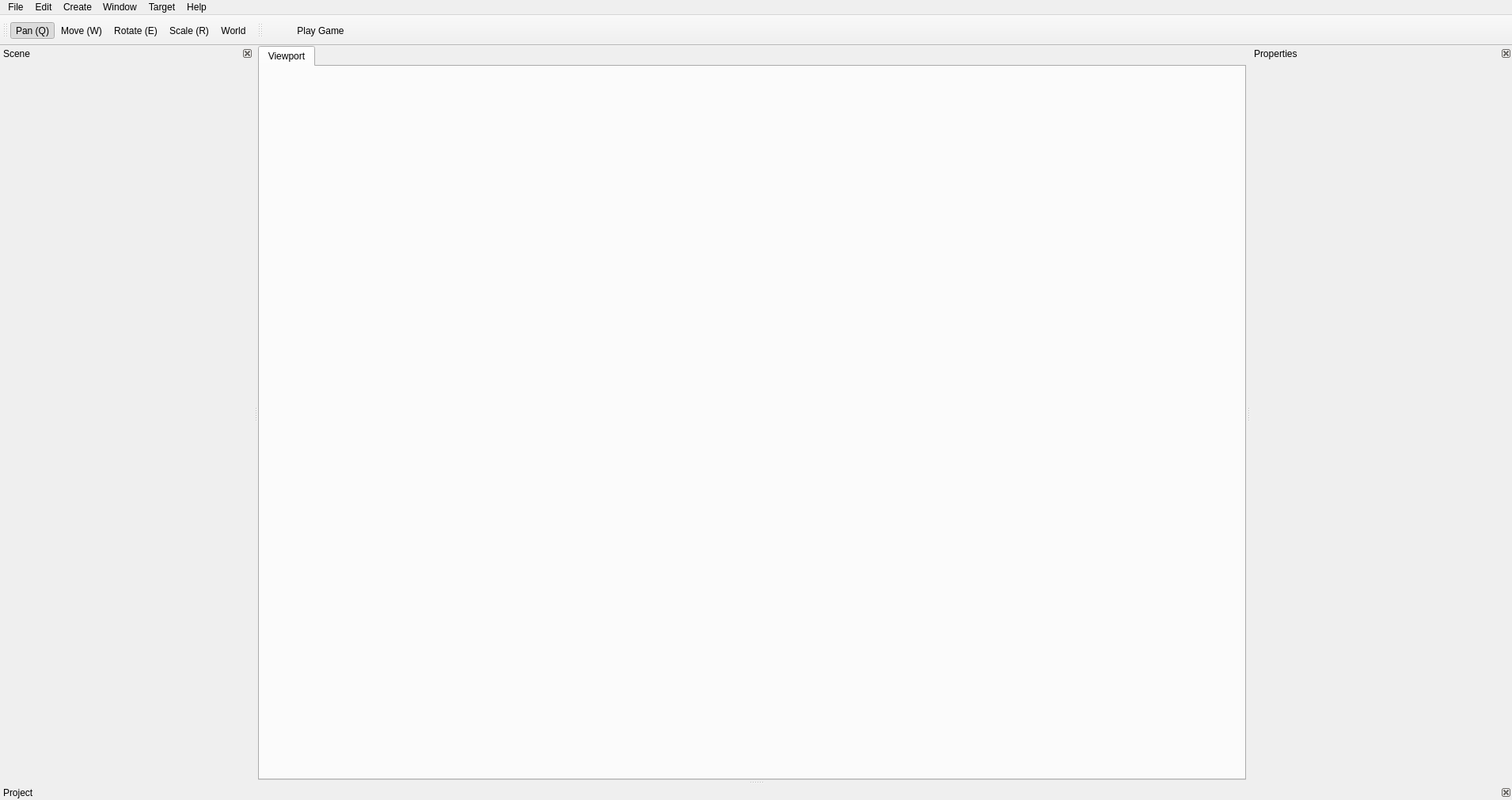
<?xml version="1.0" encoding="UTF-8"?>
<ui version="4.0">
 <class>EditorWindow</class>
 <widget class="QMainWindow" name="EditorWindow">
  <property name="geometry">
   <rect>
    <x>0</x>
    <y>0</y>
    <width>1910</width>
    <height>1010</height>
   </rect>
  </property>
  <property name="sizePolicy">
   <sizepolicy hsizetype="MinimumExpanding" vsizetype="MinimumExpanding">
    <horstretch>0</horstretch>
    <verstretch>0</verstretch>
   </sizepolicy>
  </property>
  <property name="windowTitle">
   <string>rainbow - editor</string>
  </property>
  <property name="iconSize">
   <size>
    <width>32</width>
    <height>32</height>
   </size>
  </property>
  <property name="tabShape">
   <enum>QTabWidget::Rounded</enum>
  </property>
  <property name="dockNestingEnabled">
   <bool>true</bool>
  </property>
  <property name="dockOptions">
   <set>QMainWindow::AllowNestedDocks|QMainWindow::AllowTabbedDocks|QMainWindow::AnimatedDocks|QMainWindow::ForceTabbedDocks|QMainWindow::VerticalTabs</set>
  </property>
  <property name="unifiedTitleAndToolBarOnMac">
   <bool>true</bool>
  </property>
  <widget class="QWidget" name="centralWidget">
   <property name="sizePolicy">
    <sizepolicy hsizetype="Expanding" vsizetype="Expanding">
     <horstretch>0</horstretch>
     <verstretch>0</verstretch>
    </sizepolicy>
   </property>
   <property name="minimumSize">
    <size>
     <width>0</width>
     <height>0</height>
    </size>
   </property>
   <property name="baseSize">
    <size>
     <width>1024</width>
     <height>576</height>
    </size>
   </property>
   <property name="mouseTracking">
    <bool>true</bool>
   </property>
   <property name="focusPolicy">
    <enum>Qt::StrongFocus</enum>
   </property>
   <layout class="QVBoxLayout" name="verticalLayout_2">
    <property name="spacing">
     <number>0</number>
    </property>
    <property name="sizeConstraint">
     <enum>QLayout::SetMaximumSize</enum>
    </property>
    <property name="leftMargin">
     <number>0</number>
    </property>
    <property name="topMargin">
     <number>0</number>
    </property>
    <property name="rightMargin">
     <number>0</number>
    </property>
    <property name="bottomMargin">
     <number>0</number>
    </property>
    <item>
     <layout class="QVBoxLayout" name="verticalLayout">
      <property name="spacing">
       <number>0</number>
      </property>
      <property name="sizeConstraint">
       <enum>QLayout::SetMaximumSize</enum>
      </property>
      <item>
       <widget class="QTabWidget" name="tabWidget">
        <property name="sizePolicy">
         <sizepolicy hsizetype="Expanding" vsizetype="Expanding">
          <horstretch>0</horstretch>
          <verstretch>0</verstretch>
         </sizepolicy>
        </property>
        <property name="currentIndex">
         <number>0</number>
        </property>
        <property name="usesScrollButtons">
         <bool>false</bool>
        </property>
        <widget class="GameView" name="gameView">
         <property name="sizePolicy">
          <sizepolicy hsizetype="Expanding" vsizetype="Expanding">
           <horstretch>0</horstretch>
           <verstretch>0</verstretch>
          </sizepolicy>
         </property>
         <property name="minimumSize">
          <size>
           <width>1024</width>
           <height>576</height>
          </size>
         </property>
         <property name="autoFillBackground">
          <bool>false</bool>
         </property>
         <attribute name="title">
          <string>Viewport</string>
         </attribute>
        </widget>
       </widget>
      </item>
     </layout>
    </item>
   </layout>
  </widget>
  <widget class="QMenuBar" name="menuBar">
   <property name="geometry">
    <rect>
     <x>0</x>
     <y>0</y>
     <width>1910</width>
     <height>22</height>
    </rect>
   </property>
   <widget class="QMenu" name="menuFile">
    <property name="title">
     <string>File</string>
    </property>
    <addaction name="actionNewProject"/>
    <addaction name="actionOpenProject"/>
    <addaction name="actionSave"/>
    <addaction name="actionSaveAs"/>
    <addaction name="actionSaveAll"/>
    <addaction name="actionImport"/>
    <addaction name="separator"/>
    <addaction name="actionPackage"/>
    <addaction name="separator"/>
    <addaction name="actionExit"/>
   </widget>
   <widget class="QMenu" name="menuEdit">
    <property name="title">
     <string>Edit</string>
    </property>
    <addaction name="actionPreferences"/>
    <addaction name="separator"/>
    <addaction name="actionUndo"/>
    <addaction name="actionRedo"/>
    <addaction name="separator"/>
    <addaction name="actionCut"/>
    <addaction name="actionCopy"/>
    <addaction name="actionPaste"/>
    <addaction name="separator"/>
    <addaction name="actionDuplicate"/>
    <addaction name="actionDelete"/>
    <addaction name="actionFrame"/>
    <addaction name="actionFind"/>
   </widget>
   <widget class="QMenu" name="menuCreate">
    <property name="title">
     <string>Create</string>
    </property>
    <addaction name="actionCreateObject"/>
    <addaction name="separator"/>
    <addaction name="actionCreateCube"/>
    <addaction name="actionCreateSphere"/>
    <addaction name="actionCreateCylinder"/>
    <addaction name="separator"/>
    <addaction name="actionCreateCamera"/>
    <addaction name="separator"/>
    <addaction name="actionCreateDirectionalLight"/>
    <addaction name="actionCreatePointLight"/>
    <addaction name="actionCreateSpotLight"/>
    <addaction name="separator"/>
    <addaction name="actionCreateSprite"/>
    <addaction name="actionCreateText"/>
    <addaction name="actionCreateUI"/>
    <addaction name="separator"/>
    <addaction name="actionCreateTerrain"/>
    <addaction name="actionCreateParticleEmitter"/>
    <addaction name="separator"/>
    <addaction name="actionCreateAudio"/>
    <addaction name="actionCreateVideo"/>
   </widget>
   <widget class="QMenu" name="menuWindow">
    <property name="title">
     <string>Window</string>
    </property>
    <addaction name="actionWindowProperties"/>
    <addaction name="actionWindowScene"/>
    <addaction name="actionWindowProject"/>
    <addaction name="actionWindowConsole"/>
   </widget>
   <widget class="QMenu" name="menuHelp">
    <property name="title">
     <string>Help</string>
    </property>
    <addaction name="actionAbout"/>
   </widget>
   <widget class="QMenu" name="menuTarget">
    <property name="title">
     <string>Target</string>
    </property>
    <addaction name="actionEditor"/>
    <addaction name="separator"/>
    <addaction name="actionPC"/>
    <addaction name="actionAndroid"/>
    <addaction name="actioniOS"/>
   </widget>
   <addaction name="menuFile"/>
   <addaction name="menuEdit"/>
   <addaction name="menuCreate"/>
   <addaction name="menuWindow"/>
   <addaction name="menuTarget"/>
   <addaction name="menuHelp"/>
  </widget>
  <widget class="DockWidget" name="dockWidgetProject">
   <property name="sizePolicy">
    <sizepolicy hsizetype="Preferred" vsizetype="Preferred">
     <horstretch>0</horstretch>
     <verstretch>0</verstretch>
    </sizepolicy>
   </property>
   <property name="features">
    <set>QDockWidget::DockWidgetClosable|QDockWidget::DockWidgetMovable</set>
   </property>
   <property name="allowedAreas">
    <set>Qt::BottomDockWidgetArea|Qt::LeftDockWidgetArea|Qt::RightDockWidgetArea</set>
   </property>
   <property name="windowTitle">
    <string>Project</string>
   </property>
   <attribute name="dockWidgetArea">
    <number>8</number>
   </attribute>
   <widget class="QWidget" name="dockWidgetContents"/>
  </widget>
  <widget class="DockWidget" name="dockWidgetScene">
   <property name="sizePolicy">
    <sizepolicy hsizetype="Preferred" vsizetype="Preferred">
     <horstretch>0</horstretch>
     <verstretch>0</verstretch>
    </sizepolicy>
   </property>
   <property name="minimumSize">
    <size>
     <width>320</width>
     <height>38</height>
    </size>
   </property>
   <property name="features">
    <set>QDockWidget::DockWidgetClosable|QDockWidget::DockWidgetMovable</set>
   </property>
   <property name="allowedAreas">
    <set>Qt::BottomDockWidgetArea|Qt::LeftDockWidgetArea|Qt::RightDockWidgetArea</set>
   </property>
   <property name="windowTitle">
    <string>Scene</string>
   </property>
   <attribute name="dockWidgetArea">
    <number>1</number>
   </attribute>
   <widget class="QWidget" name="dockWidgetContents_2"/>
  </widget>
  <widget class="DockWidget" name="dockWidgetProperties">
   <property name="sizePolicy">
    <sizepolicy hsizetype="MinimumExpanding" vsizetype="MinimumExpanding">
     <horstretch>0</horstretch>
     <verstretch>0</verstretch>
    </sizepolicy>
   </property>
   <property name="minimumSize">
    <size>
     <width>330</width>
     <height>320</height>
    </size>
   </property>
   <property name="maximumSize">
    <size>
     <width>524287</width>
     <height>524287</height>
    </size>
   </property>
   <property name="baseSize">
    <size>
     <width>330</width>
     <height>0</height>
    </size>
   </property>
   <property name="autoFillBackground">
    <bool>false</bool>
   </property>
   <property name="features">
    <set>QDockWidget::DockWidgetClosable|QDockWidget::DockWidgetMovable</set>
   </property>
   <property name="allowedAreas">
    <set>Qt::BottomDockWidgetArea|Qt::LeftDockWidgetArea|Qt::RightDockWidgetArea</set>
   </property>
   <property name="windowTitle">
    <string>Properties</string>
   </property>
   <attribute name="dockWidgetArea">
    <number>2</number>
   </attribute>
   <widget class="QWidget" name="dockWidgetContents_3"/>
  </widget>
  <widget class="QToolBar" name="toolBarTransform">
   <property name="windowTitle">
    <string/>
   </property>
   <attribute name="toolBarArea">
    <enum>TopToolBarArea</enum>
   </attribute>
   <attribute name="toolBarBreak">
    <bool>false</bool>
   </attribute>
   <addaction name="actionTransformPan"/>
   <addaction name="actionTransformMove"/>
   <addaction name="actionTransformRotate"/>
   <addaction name="actionTransformScale"/>
   <addaction name="actionTransformMode"/>
  </widget>
  <widget class="QToolBar" name="toolBarRun">
   <property name="windowTitle">
    <string/>
   </property>
   <property name="iconSize">
    <size>
     <width>24</width>
     <height>24</height>
    </size>
   </property>
   <attribute name="toolBarArea">
    <enum>TopToolBarArea</enum>
   </attribute>
   <attribute name="toolBarBreak">
    <bool>false</bool>
   </attribute>
   <addaction name="actionFullscreen"/>
   <addaction name="actionPlay"/>
  </widget>
  <action name="actionNewProject">
   <property name="icon">
    <iconset resource="../rainbow-editor.qrc">
     <normaloff>:/res/images/file-new.png</normaloff>:/res/images/file-new.png</iconset>
   </property>
   <property name="text">
    <string>New Project</string>
   </property>
   <property name="shortcut">
    <string>Meta+Shift+N</string>
   </property>
  </action>
  <action name="actionOpenProject">
   <property name="icon">
    <iconset resource="../rainbow-editor.qrc">
     <normaloff>:/res/images/file-open.png</normaloff>:/res/images/file-open.png</iconset>
   </property>
   <property name="text">
    <string>Open Project</string>
   </property>
   <property name="toolTip">
    <string>Open Project</string>
   </property>
   <property name="shortcut">
    <string>Meta+Shift+O</string>
   </property>
  </action>
  <action name="actionSave">
   <property name="icon">
    <iconset resource="../rainbow-editor.qrc">
     <normaloff>:/res/images/file-save.png</normaloff>:/res/images/file-save.png</iconset>
   </property>
   <property name="text">
    <string>Save</string>
   </property>
   <property name="iconText">
    <string>Save</string>
   </property>
   <property name="toolTip">
    <string>Save</string>
   </property>
   <property name="shortcut">
    <string>Meta+S</string>
   </property>
  </action>
  <action name="actionSaveAs">
   <property name="text">
    <string>Save As</string>
   </property>
   <property name="iconText">
    <string>Save As</string>
   </property>
   <property name="toolTip">
    <string>Save As</string>
   </property>
   <property name="shortcut">
    <string>Ctrl+Shift+S</string>
   </property>
  </action>
  <action name="actionSaveAll">
   <property name="text">
    <string>Save All</string>
   </property>
   <property name="iconText">
    <string>Save All</string>
   </property>
   <property name="toolTip">
    <string>Save All</string>
   </property>
  </action>
  <action name="actionPreferences">
   <property name="icon">
    <iconset resource="../rainbow-editor.qrc">
     <normaloff>:/res/images/preferences.png</normaloff>:/res/images/preferences.png</iconset>
   </property>
   <property name="text">
    <string>Preferences</string>
   </property>
  </action>
  <action name="actionUndo">
   <property name="text">
    <string>Undo</string>
   </property>
   <property name="shortcut">
    <string>Meta+Z</string>
   </property>
  </action>
  <action name="actionRedo">
   <property name="text">
    <string>Redo</string>
   </property>
   <property name="shortcut">
    <string>Meta+Y</string>
   </property>
  </action>
  <action name="actionCut">
   <property name="text">
    <string>Cut</string>
   </property>
   <property name="shortcut">
    <string>Meta+X</string>
   </property>
  </action>
  <action name="actionCopy">
   <property name="text">
    <string>Copy</string>
   </property>
   <property name="shortcut">
    <string>Meta+C</string>
   </property>
  </action>
  <action name="actionPaste">
   <property name="text">
    <string>Paste</string>
   </property>
   <property name="shortcut">
    <string>Meta+V</string>
   </property>
  </action>
  <action name="actionDuplicate">
   <property name="text">
    <string>Duplicate</string>
   </property>
   <property name="shortcut">
    <string>Meta+D</string>
   </property>
  </action>
  <action name="actionDelete">
   <property name="icon">
    <iconset resource="../rainbow-editor.qrc">
     <normaloff>:/res/images/delete.png</normaloff>:/res/images/delete.png</iconset>
   </property>
   <property name="text">
    <string>Delete</string>
   </property>
   <property name="shortcut">
    <string>Meta+Backspace</string>
   </property>
  </action>
  <action name="actionFrame">
   <property name="text">
    <string>Frame (Center)</string>
   </property>
   <property name="shortcut">
    <string>F</string>
   </property>
  </action>
  <action name="actionFind">
   <property name="text">
    <string>Find</string>
   </property>
   <property name="shortcut">
    <string>Meta+F</string>
   </property>
  </action>
  <action name="actionImport">
   <property name="icon">
    <iconset resource="../rainbow-editor.qrc">
     <normaloff>:/res/images/file-import.png</normaloff>:/res/images/file-import.png</iconset>
   </property>
   <property name="text">
    <string>Import Asset</string>
   </property>
   <property name="shortcut">
    <string>Meta+I</string>
   </property>
  </action>
  <action name="actionAdd">
   <property name="icon">
    <iconset>
     <normaloff>:/res/images/scene-add.png</normaloff>:/res/images/scene-add.png</iconset>
   </property>
   <property name="text">
    <string>Add to Scene</string>
   </property>
   <property name="shortcut">
    <string>Meta+N</string>
   </property>
  </action>
  <action name="actionHelp">
   <property name="icon">
    <iconset>
     <normaloff>:/res/images/project-help.png</normaloff>:/res/images/project-help.png</iconset>
   </property>
   <property name="text">
    <string>Help</string>
   </property>
   <property name="shortcut">
    <string>Meta+H</string>
   </property>
  </action>
  <action name="actionAbout">
   <property name="text">
    <string>About</string>
   </property>
   <property name="iconVisibleInMenu">
    <bool>true</bool>
   </property>
  </action>
  <action name="actionPlay">
   <property name="icon">
    <iconset resource="../rainbow-editor.qrc">
     <normaloff>:/res/images/play.png</normaloff>:/res/images/play.png</iconset>
   </property>
   <property name="text">
    <string>Play Game</string>
   </property>
   <property name="shortcut">
    <string>F5</string>
   </property>
  </action>
  <action name="actionPackage">
   <property name="icon">
    <iconset resource="../rainbow-editor.qrc">
     <normaloff>:/res/images/file-package.png</normaloff>:/res/images/file-package.png</iconset>
   </property>
   <property name="text">
    <string>Package</string>
   </property>
   <property name="shortcut">
    <string>F7</string>
   </property>
  </action>
  <action name="actionTransformPan">
   <property name="checkable">
    <bool>true</bool>
   </property>
   <property name="checked">
    <bool>true</bool>
   </property>
   <property name="icon">
    <iconset resource="../rainbow-editor.qrc">
     <normaloff>:/res/images/transform-pan.png</normaloff>:/res/images/transform-pan.png</iconset>
   </property>
   <property name="text">
    <string>Pan (Q)</string>
   </property>
   <property name="toolTip">
    <string>Pan (Q)</string>
   </property>
   <property name="shortcut">
    <string>Q</string>
   </property>
  </action>
  <action name="actionTransformMove">
   <property name="checkable">
    <bool>true</bool>
   </property>
   <property name="checked">
    <bool>false</bool>
   </property>
   <property name="icon">
    <iconset resource="../rainbow-editor.qrc">
     <normaloff>:/res/images/transform-move.png</normaloff>:/res/images/transform-move.png</iconset>
   </property>
   <property name="text">
    <string>Move (W)</string>
   </property>
   <property name="toolTip">
    <string>Move (W)</string>
   </property>
   <property name="shortcut">
    <string>W</string>
   </property>
  </action>
  <action name="actionTransformRotate">
   <property name="checkable">
    <bool>true</bool>
   </property>
   <property name="icon">
    <iconset resource="../rainbow-editor.qrc">
     <normaloff>:/res/images/transform-rotate.png</normaloff>:/res/images/transform-rotate.png</iconset>
   </property>
   <property name="text">
    <string>Rotate (E)</string>
   </property>
   <property name="toolTip">
    <string>Rotate (E)</string>
   </property>
   <property name="shortcut">
    <string>E</string>
   </property>
  </action>
  <action name="actionTransformScale">
   <property name="checkable">
    <bool>true</bool>
   </property>
   <property name="icon">
    <iconset resource="../rainbow-editor.qrc">
     <normaloff>:/res/images/transform-scale.png</normaloff>:/res/images/transform-scale.png</iconset>
   </property>
   <property name="text">
    <string>Scale (R)</string>
   </property>
   <property name="toolTip">
    <string>Scale (R)</string>
   </property>
   <property name="shortcut">
    <string>R</string>
   </property>
  </action>
  <action name="actionTransformMode">
   <property name="checkable">
    <bool>true</bool>
   </property>
   <property name="text">
    <string>World</string>
   </property>
   <property name="iconText">
    <string>World</string>
   </property>
   <property name="toolTip">
    <string>Transform - Mode</string>
   </property>
  </action>
  <action name="actionTransformModeWorld">
   <property name="icon">
    <iconset resource="../rainbow-editor.qrc">
     <normaloff>:/res/images/transform-mode-world.png</normaloff>:/res/images/transform-mode-world.png</iconset>
   </property>
   <property name="text">
    <string>Transform - World</string>
   </property>
   <property name="toolTip">
    <string>Transform - World</string>
   </property>
  </action>
  <action name="actionTransformModeLocal">
   <property name="icon">
    <iconset resource="../rainbow-editor.qrc">
     <normaloff>:/res/images/transform-mode-local.png</normaloff>:/res/images/transform-mode-local.png</iconset>
   </property>
   <property name="text">
    <string>Transform - Local</string>
   </property>
   <property name="toolTip">
    <string>Transform - Local</string>
   </property>
  </action>
  <action name="actionCreateObject">
   <property name="icon">
    <iconset resource="../rainbow-editor.qrc">
     <normaloff>:/res/images/scene-object.png</normaloff>:/res/images/scene-object.png</iconset>
   </property>
   <property name="text">
    <string>Create Object</string>
   </property>
   <property name="toolTip">
    <string>Create Object</string>
   </property>
  </action>
  <action name="actionCreateCube">
   <property name="icon">
    <iconset resource="../rainbow-editor.qrc">
     <normaloff>:/res/images/scene-shape-cube.png</normaloff>:/res/images/scene-shape-cube.png</iconset>
   </property>
   <property name="text">
    <string>Create Cube</string>
   </property>
   <property name="toolTip">
    <string>Create Cube</string>
   </property>
  </action>
  <action name="actionCreateCone">
   <property name="icon">
    <iconset resource="../rainbow-editor.qrc">
     <normaloff>:/res/images/scene-shape-cone.png</normaloff>:/res/images/scene-shape-cone.png</iconset>
   </property>
   <property name="text">
    <string>Create Cone</string>
   </property>
   <property name="toolTip">
    <string>Create Cone</string>
   </property>
  </action>
  <action name="actionCreateCylinder">
   <property name="icon">
    <iconset resource="../rainbow-editor.qrc">
     <normaloff>:/res/images/scene-shape-cylinder.png</normaloff>:/res/images/scene-shape-cylinder.png</iconset>
   </property>
   <property name="text">
    <string>Create Cylinder</string>
   </property>
   <property name="toolTip">
    <string>Create Cylinder</string>
   </property>
  </action>
  <action name="actionCreateSphere">
   <property name="icon">
    <iconset resource="../rainbow-editor.qrc">
     <normaloff>:/res/images/scene-shape-sphere.png</normaloff>:/res/images/scene-shape-sphere.png</iconset>
   </property>
   <property name="text">
    <string>Create Sphere</string>
   </property>
   <property name="toolTip">
    <string>Create Sphere</string>
   </property>
  </action>
  <action name="actionCreateCamera">
   <property name="icon">
    <iconset resource="../rainbow-editor.qrc">
     <normaloff>:/res/images/scene-camera.png</normaloff>:/res/images/scene-camera.png</iconset>
   </property>
   <property name="text">
    <string>Create Camera</string>
   </property>
   <property name="toolTip">
    <string>Create Camera</string>
   </property>
  </action>
  <action name="actionCreateSpotLight">
   <property name="icon">
    <iconset resource="../rainbow-editor.qrc">
     <normaloff>:/res/images/scene-light-spot.png</normaloff>:/res/images/scene-light-spot.png</iconset>
   </property>
   <property name="text">
    <string>Create Spot Light</string>
   </property>
   <property name="toolTip">
    <string>Create Spot Light</string>
   </property>
  </action>
  <action name="actionCreatePointLight">
   <property name="icon">
    <iconset resource="../rainbow-editor.qrc">
     <normaloff>:/res/images/scene-light-point.png</normaloff>:/res/images/scene-light-point.png</iconset>
   </property>
   <property name="text">
    <string>Create Point Light</string>
   </property>
   <property name="toolTip">
    <string>Create Point Light</string>
   </property>
  </action>
  <action name="actionCreateDirectionalLight">
   <property name="icon">
    <iconset resource="../rainbow-editor.qrc">
     <normaloff>:/res/images/scene-light-directional.png</normaloff>:/res/images/scene-light-directional.png</iconset>
   </property>
   <property name="text">
    <string>Create Directional Light</string>
   </property>
   <property name="toolTip">
    <string>Create Directional Light</string>
   </property>
  </action>
  <action name="actionCreateTerrain">
   <property name="icon">
    <iconset resource="../rainbow-editor.qrc">
     <normaloff>:/res/images/scene-terrain.png</normaloff>:/res/images/scene-terrain.png</iconset>
   </property>
   <property name="text">
    <string>Create Terrain</string>
   </property>
   <property name="toolTip">
    <string>Create Terrain</string>
   </property>
  </action>
  <action name="actionCreateSprite">
   <property name="icon">
    <iconset resource="../rainbow-editor.qrc">
     <normaloff>:/res/images/scene-sprite.png</normaloff>:/res/images/scene-sprite.png</iconset>
   </property>
   <property name="text">
    <string>Create Sprite</string>
   </property>
   <property name="toolTip">
    <string>Create Sprite</string>
   </property>
  </action>
  <action name="actionCreateText">
   <property name="icon">
    <iconset resource="../rainbow-editor.qrc">
     <normaloff>:/res/images/scene-text.png</normaloff>:/res/images/scene-text.png</iconset>
   </property>
   <property name="text">
    <string>Create Text</string>
   </property>
   <property name="toolTip">
    <string>Create Text</string>
   </property>
  </action>
  <action name="actionCreateUI">
   <property name="icon">
    <iconset resource="../rainbow-editor.qrc">
     <normaloff>:/res/images/scene-ui.png</normaloff>:/res/images/scene-ui.png</iconset>
   </property>
   <property name="text">
    <string>Create UI</string>
   </property>
   <property name="toolTip">
    <string>Create UI</string>
   </property>
  </action>
  <action name="actionCreateParticleEmitter">
   <property name="icon">
    <iconset resource="../rainbow-editor.qrc">
     <normaloff>:/res/images/scene-particles.png</normaloff>:/res/images/scene-particles.png</iconset>
   </property>
   <property name="text">
    <string>Create Particle Emitter</string>
   </property>
   <property name="toolTip">
    <string>Create Particle Emitter</string>
   </property>
  </action>
  <action name="actionCreateAudio">
   <property name="icon">
    <iconset resource="../rainbow-editor.qrc">
     <normaloff>:/res/images/scene-audio.png</normaloff>:/res/images/scene-audio.png</iconset>
   </property>
   <property name="text">
    <string>Create Audio</string>
   </property>
   <property name="toolTip">
    <string>Create Audio</string>
   </property>
  </action>
  <action name="actionCreateVideo">
   <property name="icon">
    <iconset resource="../rainbow-editor.qrc">
     <normaloff>:/res/images/scene-video.png</normaloff>:/res/images/scene-video.png</iconset>
   </property>
   <property name="text">
    <string>Create Video</string>
   </property>
   <property name="toolTip">
    <string>Create Video</string>
   </property>
  </action>
  <action name="actionShading">
   <property name="text">
    <string>Shading</string>
   </property>
   <property name="toolTip">
    <string>Shading</string>
   </property>
  </action>
  <action name="actionShadingLit">
   <property name="icon">
    <iconset resource="../rainbow-editor.qrc">
     <normaloff>:/res/images/shading-lit.png</normaloff>:/res/images/shading-lit.png</iconset>
   </property>
   <property name="text">
    <string>Shading - Lit</string>
   </property>
   <property name="toolTip">
    <string>Shading - Lit</string>
   </property>
  </action>
  <action name="actionShadingUnlit">
   <property name="icon">
    <iconset resource="../rainbow-editor.qrc">
     <normaloff>:/res/images/shading-unlit.png</normaloff>:/res/images/shading-unlit.png</iconset>
   </property>
   <property name="text">
    <string>Shading - Unlit</string>
   </property>
   <property name="toolTip">
    <string>Shading - Unlit</string>
   </property>
  </action>
  <action name="actionShadingWireframe">
   <property name="checkable">
    <bool>false</bool>
   </property>
   <property name="icon">
    <iconset resource="../rainbow-editor.qrc">
     <normaloff>:/res/images/shading-wireframe.png</normaloff>:/res/images/shading-wireframe.png</iconset>
   </property>
   <property name="text">
    <string>Shading - Wireframe</string>
   </property>
   <property name="toolTip">
    <string>Shading - Wireframe</string>
   </property>
  </action>
  <action name="actionShowBounds">
   <property name="checkable">
    <bool>true</bool>
   </property>
   <property name="checked">
    <bool>true</bool>
   </property>
   <property name="text">
    <string>Show Bounds</string>
   </property>
   <property name="toolTip">
    <string>View Bounds</string>
   </property>
  </action>
  <action name="actionShowGrid">
   <property name="checkable">
    <bool>true</bool>
   </property>
   <property name="checked">
    <bool>true</bool>
   </property>
   <property name="icon">
    <iconset resource="../rainbow-editor.qrc">
     <normaloff>:/res/images/show-grid.png</normaloff>:/res/images/show-grid.png</iconset>
   </property>
   <property name="text">
    <string>Show Grid</string>
   </property>
   <property name="toolTip">
    <string>Toggles Grid</string>
   </property>
  </action>
  <action name="actionFullscreen">
   <property name="checkable">
    <bool>false</bool>
   </property>
   <property name="icon">
    <iconset resource="../rainbow-editor.qrc">
     <normaloff>:/res/images/fullscreen.png</normaloff>:/res/images/fullscreen.png</iconset>
   </property>
   <property name="text">
    <string/>
   </property>
   <property name="toolTip">
    <string>Fullscreen</string>
   </property>
  </action>
  <action name="actionExit">
   <property name="text">
    <string>Exit</string>
   </property>
   <property name="toolTip">
    <string>Exit</string>
   </property>
  </action>
  <action name="actionEditor">
   <property name="checkable">
    <bool>false</bool>
   </property>
   <property name="text">
    <string>Editor</string>
   </property>
  </action>
  <action name="actionPC">
   <property name="text">
    <string>PC</string>
   </property>
  </action>
  <action name="actionAndroid">
   <property name="text">
    <string>Android</string>
   </property>
  </action>
  <action name="actioniOS">
   <property name="text">
    <string>iOS</string>
   </property>
  </action>
  <action name="actionShow">
   <property name="icon">
    <iconset resource="../rainbow-editor.qrc">
     <normaloff>:/res/images/show.png</normaloff>:/res/images/show.png</iconset>
   </property>
   <property name="text">
    <string>Show</string>
   </property>
   <property name="iconText">
    <string>Show</string>
   </property>
  </action>
  <action name="actionWindowScene">
   <property name="text">
    <string>Scene</string>
   </property>
  </action>
  <action name="actionWindowProject">
   <property name="text">
    <string>Project</string>
   </property>
   <property name="toolTip">
    <string>Project</string>
   </property>
  </action>
  <action name="actionWindowConsole">
   <property name="text">
    <string>Console</string>
   </property>
  </action>
  <action name="actionWindowProperties">
   <property name="text">
    <string>Properties</string>
   </property>
  </action>
 </widget>
 <layoutdefault spacing="6" margin="11"/>
 <customwidgets>
  <customwidget>
   <class>DockWidget</class>
   <extends>QDockWidget</extends>
   <header>DockWidget.h</header>
   <container>1</container>
  </customwidget>
  <customwidget>
   <class>GameView</class>
   <extends>QWidget</extends>
   <header>GameView.h</header>
   <container>1</container>
  </customwidget>
 </customwidgets>
 <resources>
  <include location="../rainbow-editor.qrc"/>
 </resources>
 <connections/>
 <slots>
  <slot>openProject()</slot>
  <slot>newProject()</slot>
  <slot>closeProject()</slot>
 </slots>
</ui>
